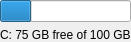
<?xml version="1.0" encoding="UTF-8"?>
<ui version="4.0">
 <class>DiskSpaceWidget</class>
 <widget class="QWidget" name="DiskSpaceWidget">
  <property name="geometry">
   <rect>
    <x>0</x>
    <y>0</y>
    <width>115</width>
    <height>40</height>
   </rect>
  </property>
  <property name="sizePolicy">
   <sizepolicy hsizetype="Expanding" vsizetype="Fixed">
    <horstretch>0</horstretch>
    <verstretch>0</verstretch>
   </sizepolicy>
  </property>
  <property name="windowTitle">
   <string notr="true">DiskSpaceWidget</string>
  </property>
  <layout class="QVBoxLayout" name="pVerticalLayout_">
   <property name="leftMargin">
    <number>0</number>
   </property>
   <property name="topMargin">
    <number>0</number>
   </property>
   <property name="rightMargin">
    <number>0</number>
   </property>
   <property name="bottomMargin">
    <number>0</number>
   </property>
   <item>
    <widget class="QProgressBar" name="pProgressBar_">
     <property name="value">
      <number>24</number>
     </property>
     <property name="textVisible">
      <bool>false</bool>
     </property>
    </widget>
   </item>
   <item>
    <widget class="::cppdevtk::gui::KSqueezedTextLabel" name="pLabel_">
     <property name="sizePolicy">
      <sizepolicy hsizetype="Expanding" vsizetype="Fixed">
       <horstretch>0</horstretch>
       <verstretch>0</verstretch>
      </sizepolicy>
     </property>
     <property name="text">
      <string notr="true">C: 75 GB free of 100 GB</string>
     </property>
    </widget>
   </item>
  </layout>
 </widget>
 <customwidgets>
  <customwidget>
   <class>::cppdevtk::gui::KSqueezedTextLabel</class>
   <extends>QLabel</extends>
   <header location="global">cppdevtk/gui/k_squeezed_text_label.hpp</header>
  </customwidget>
 </customwidgets>
 <resources/>
 <connections/>
</ui>
